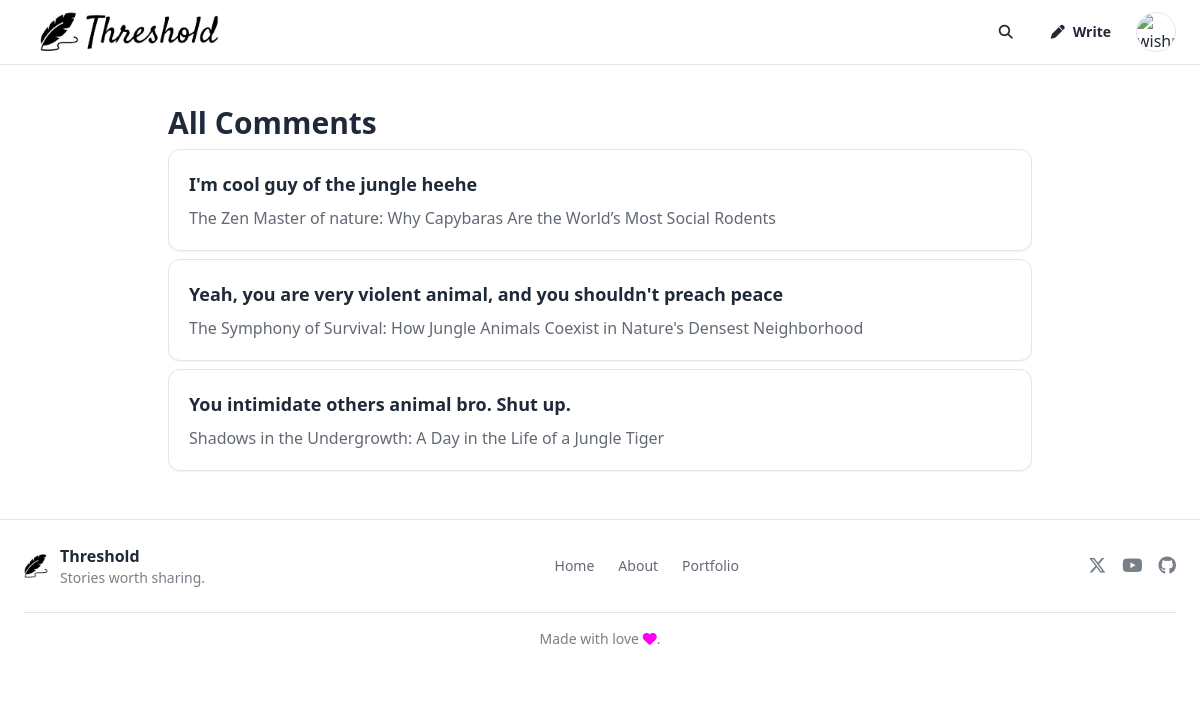
The app's page /users/capybara/all-comments (signed in) with its own data.
### src/blueprints/stories/models.py (models this page shows, shortened)
class Comments(db.Model):
    __tablename__ = "comments"
    id = db.Column(db.Integer, primary_key=True)
    user_id = db.Column(db.Integer, db.ForeignKey("users.id"), nullable=False)
    story_id = db.Column(db.Integer, db.ForeignKey("stories.id"), nullable=False)
    date_created = db.Column(db.DateTime, default=datetime.now)
    body = db.Column(db.String(200), nullable=False)

class Story(db.Model):
    __tablename__ = "stories"
    id = db.Column(db.Integer, primary_key=True)
    user_id = db.Column(db.Integer, db.ForeignKey("users.id"), nullable=False)
    banner = db.Column(db.LargeBinary, nullable=False)
    title = db.Column(db.VARCHAR(150), nullable=False)
    desc = db.Column(db.VARCHAR(200), nullable=False)
    body = db.Column(db.TEXT, nullable=False)
    date_created = db.Column(db.DateTime, default=datetime.now)
    last_edited = db.Column(
        db.DateTime, nullable=True, default=datetime.now, onupdate=datetime.now
    )
    comments = db.relationship(
        "Comments", backref="story", lazy=True, cascade="all, delete-orphan"
    )
    views = db.Column(db.Integer, default=0)
    likes = db.relationship(
        "Like", backref="story", lazy=True, cascade="all, delete-orphan"
    )
    bookmark = db.relationship(
        "Bookmark", backref="story", lazy=True, cascade="all, delete-orphan"
    )
    story_uid = db.Column(db.String(18), nullable=False, unique=True)
    tags = db.Column(db.String(50), nullable=False)

### src/blueprints/users/routes.py (the view)
@users.route("<string:username>/all-comments")
def users_all_comments(username):
    user = db.session.execute(
        db.select(
            User.id,
        ).filter_by(username=username)
    ).first()
    if not user:
        abort(404)
    comments = db.session.execute(
        db.select(
            Comments.id,
            Comments.body,
            Comments.date_created,
            Story.title.label("story_title"),
            Story.id.label("story_id"),
            Story.story_uid.label("story_uid"),
        )
        .join(Story, Story.id == Comments.story_id)
        .filter(Comments.user_id == user.id)
        .limit(15)
        .order_by(Comments.date_created.desc())
    ).all()
    return render_template("user_all_comments.html", comments=comments)

### src/utils/context_processors/return_story_slug.py (called while the page is built)
def return_story_slug():
    return dict(generate_slug_from_title=generate_slug_from_title)

### src/blueprints/users/templates/user_all_comments.html
{% extends "base.html" %} {% block title %} All Comments {% endblock %} {% block
body %}
<div class="max-w-4xl mx-auto px-4 py-10">
  <h1 class="text-3xl font-bold">All Comments</h1>
  {% for comment in comments %}
  <article class="rounded-xl border my-2 border-base-300 bg-base-100 p-5 shadow-sm">
    <a
      href="{{url_for('stories.story', story_uid=comment.story_uid)}}"
      class="text-lg font-semibold hover:text-primary"
      >{{comment.body}}</a
    >
    <p class="mt-2 text-base-content/70">{{comment.story_title}}</p>
  </article>
  {% endfor %}
</div>
{% endblock %}

### records on screen
Comments: body "I'm cool guy of the jungle heehe", story_title "The Zen Master of nature: Why Capybaras Are the World’s Most Social Rodents"
Comments: body "Yeah, you are very violent animal, and you shouldn't preach peace", story_title "The Symphony of Survival: How Jungle Animals Coexist in Nature's Densest Neighborhood"
Comments: body "You intimidate others animal bro. Shut up.", story_title "Shadows in the Undergrowth: A Day in the Life of a Jungle Tiger"
